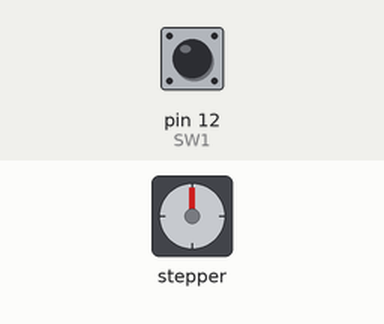
Simulated run of this sketch. Board: Arduino Uno, built with avr-gcc and run on an emulated ATmega328P. Parts: stepper motor. Wiring (inferred from the names in the program): stepper motor driver (200 steps per turn assumed): step pin 5; direction pin 2; enable pin 8. The test bench sets the inputs (shaded band); at power-on: pin 12 (SW1) HIGH.

Above: at 1.2 s.
1.3 s: pin 12 (SW1) pulled LOW for 0.15 s
At 2.5 s:
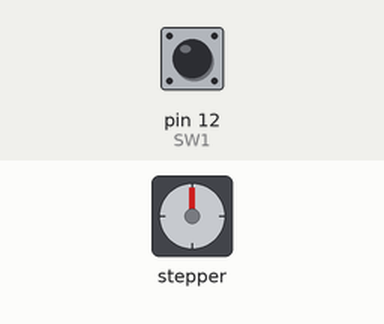
3.1 s: pin 12 (SW1) pulled LOW for 1 s
At 5.5 s:
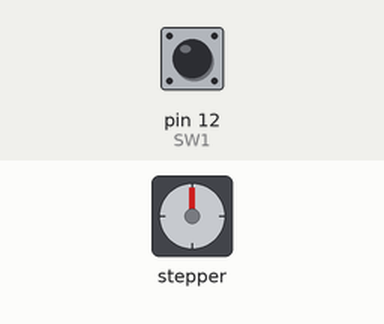
5.8 s: pin 12 (SW1) driven LOW
At 6.6 s:
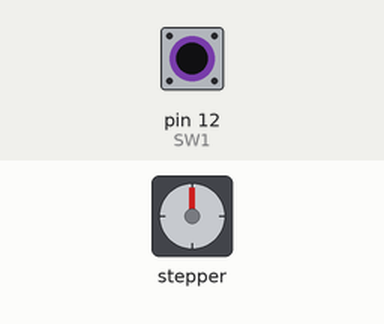
Timing chart, 0 to 70.3 s (numbered marks = the images above; inputs shaded):
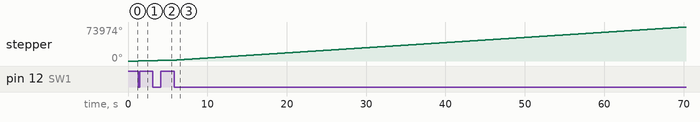

Measured:
- after the input at 1.3 s, stepper: turns 360° clockwise in 0.32 s, starting at once
- after the input at 3.1 s, stepper: turns 1440° clockwise in 1.3 s, starting at once
- after the input at 5.8 s, stepper: keeps turning clockwise at about 1119°/s, starting at once

The sketch:

automaticHandwrapRoller.ino
```cpp
/**
1. 사용 부품                         수량
  ㄱ. 아두이노 나노                   x1
  ㄴ. 아두이노 나노 CNC Shield V4     x1
  ㄷ. NEMA17 17HS4023 스텝모터        x1
  ㄹ. A4988 스텝모터 드라이버         x1

2. CNC Shield 결선
  ㄱ. X
    EN    - D8(공통)
    DIR   - D2
    STEP  - D5

  ㄴ. Y
    EN    - D8(공통)
    DIR   - D3
    STEP  - D6

  ㄷ. Z
    EN    - D8(공통)
    DIR   - D4
    STEP  - D7
*/


#define DIR   2
#define STEP  5
#define EN    8

#define SW1   12

#define TRUE  1
#define FALSE 0

#define STEP1 200
void step(boolean dir, int steps, unsigned int time);

void setup() {
  pinMode(DIR, OUTPUT);
  pinMode(STEP, OUTPUT);
  pinMode(EN, OUTPUT);

  pinMode(SW1, INPUT_PULLUP);
}


void loop() {
  // put your main code here, to run repeatedly:

  if(digitalRead(SW1) == LOW){
    digitalWrite(EN,LOW);
    do{
      step(TRUE, STEP1, 800);
    }while(digitalRead(SW1) == LOW);
  }

  else if(digitalRead(SW1) == HIGH) {
    digitalWrite(EN, HIGH);
  }
}

void step(boolean dir, int steps, unsigned int time){
  digitalWrite(DIR, dir);
  for(int i = 0; i < steps; i++){
    digitalWrite(STEP, HIGH);
    delayMicroseconds(time);
    digitalWrite(STEP, LOW);
    delayMicroseconds(time);
  }
}
```
